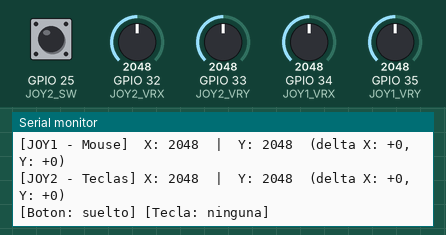
Bench run of a sketch on a simulated ESP32. On the bench: the last lines printed to the serial monitor. The inputs (shaded band) are chosen by the test bench; at power-on: GPIO 32 (JOY2_VRX) = 2048, GPIO 33 (JOY2_VRY) = 2048, GPIO 25 (JOY2_SW) HIGH, GPIO 34 (JOY1_VRX) = 2048, GPIO 35 (JOY1_VRY) = 2048.

Above: at 5.4 s.
5.5 s: GPIO 32 (JOY2_VRX) set to 2144
At 5.87 s:
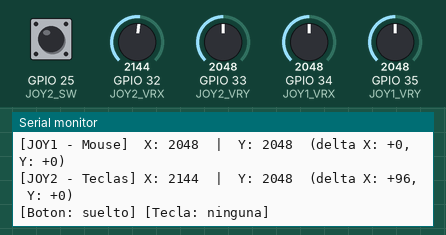
7.0 s: GPIO 32 (JOY2_VRX) set to 2269
At 7.35 s:
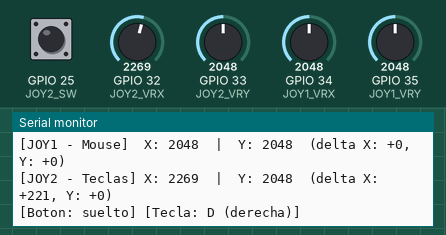
8.9 s: GPIO 33 (JOY2_VRY) set to 2167
At 9.26 s:
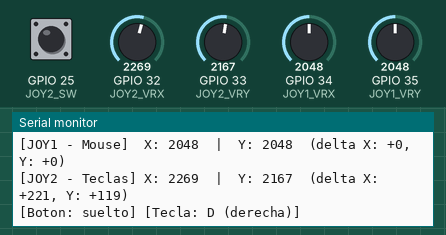
10.4 s: GPIO 33 (JOY2_VRY) set to 2235
At 10.75 s:
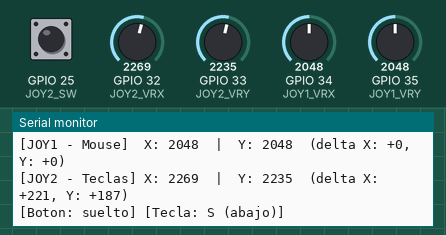
Timing chart, 0 to 13.4 s (numbered marks = the images above; inputs shaded):
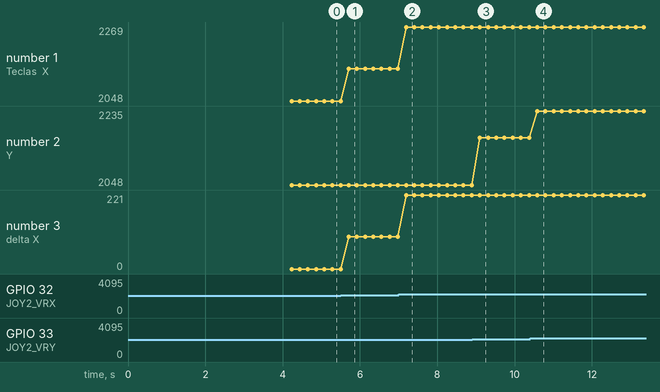

The sketch:

fase1_smartjoy__1_.ino
```cpp
// SmartJoy — Fase 1 v2: Lectura KY-023 con calibración automática de centro
// ESP32 WROOM-32

#define JOY1_VRX 34
#define JOY1_VRY 35
#define JOY2_VRX 32
#define JOY2_VRY 33
#define JOY2_SW  25

#define DEADZONE 150      // zona muerta relativa al centro calibrado
#define SAMPLES  30       // muestras para calcular el centro real

// Centros calibrados (se calculan al arrancar)
int center1_x, center1_y;
int center2_x, center2_y;

// Lee N muestras y devuelve el promedio (para calibrar)
int promediar(int pin) {
  long suma = 0;
  for (int i = 0; i < SAMPLES; i++) {
    suma += analogRead(pin);
    delay(10);
  }
  return suma / SAMPLES;
}

void setup() {
  Serial.begin(115200);
  delay(500);
  pinMode(JOY2_SW, INPUT_PULLUP);

  Serial.println("=== SmartJoy Fase 1 v2 — Calibración automática ===");
  Serial.println("NO toques los joysticks durante 3 segundos...");
  delay(2000);

  // Calibrar centros reales
  center1_x = promediar(JOY1_VRX);
  center1_y = promediar(JOY1_VRY);
  center2_x = promediar(JOY2_VRX);
  center2_y = promediar(JOY2_VRY);

  Serial.printf("Centro JOY1 calibrado → X: %d | Y: %d\n", center1_x, center1_y);
  Serial.printf("Centro JOY2 calibrado → X: %d | Y: %d\n", center2_x, center2_y);
  Serial.println("Zona muerta: ±150 del centro");
  Serial.println("====================================================");
  delay(500);
}

void loop() {
  int joy1_x = analogRead(JOY1_VRX);
  int joy1_y = analogRead(JOY1_VRY);
  int joy2_x = analogRead(JOY2_VRX);
  int joy2_y = analogRead(JOY2_VRY);
  bool btn   = !digitalRead(JOY2_SW);

  // Desplazamiento relativo al centro calibrado
  int dx2 = joy2_x - center2_x;
  int dy2 = joy2_y - center2_y;

  // Detectar tecla según desplazamiento relativo
  String tecla = "ninguna";
  if      (dy2 < -DEADZONE) tecla = "W (arriba)";
  else if (dy2 >  DEADZONE) tecla = "S (abajo)";
  else if (dx2 < -DEADZONE) tecla = "A (izquierda)";
  else if (dx2 >  DEADZONE) tecla = "D (derecha)";
  if (btn)                   tecla = "ENTER (boton)";

  Serial.println("------------------------------------------");
  Serial.printf("[JOY1 - Mouse]  X: %4d  |  Y: %4d  (delta X: %+d, Y: %+d)\n",
                joy1_x, joy1_y,
                joy1_x - center1_x, joy1_y - center1_y);
  Serial.printf("[JOY2 - Teclas] X: %4d  |  Y: %4d  (delta X: %+d, Y: %+d)\n",
                joy2_x, joy2_y, dx2, dy2);
  Serial.printf("[Boton: %s] [Tecla: %s]\n",
                btn ? "PRESIONADO" : "suelto", tecla.c_str());

  delay(200);
}
```

Measured:
- the behaviour switches between 2198 and 2199 on GPIO 32 (JOY2_VRX) (found by bisection; images 1 and 2)
- the behaviour switches between 2198 and 2199 on GPIO 33 (JOY2_VRY) (found by bisection; images 3 and 4)
- after the input at 5.5 s, the serial monitor: prints a new line after 0.21 s (image 1)
- after the input at 7.0 s, the serial monitor: prints a new line after 0.19 s (image 2)
- after the input at 8.9 s, the serial monitor: prints a new line after 0.20 s (image 3)
- after the input at 10.4 s, the serial monitor: prints a new line after 0.19 s (image 4)
- plotted number 1: 2048 → 2144 after the input at 5.5 s, 2144 → 2269 after the input at 7.0 s
- plotted number 2: 2048 → 2167 after the input at 8.9 s, 2167 → 2235 after the input at 10.4 s
